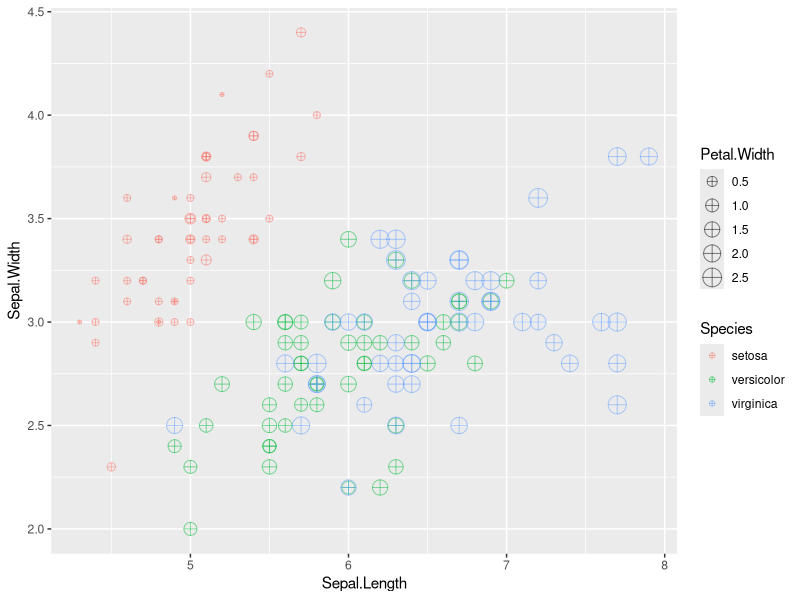

This figure's R source: (Note: this script raises an error after producing the figure.)
# Postwork Sesión 2.

#### Objetivo

"- Conocer algunas de las bases de datos disponibles en `R`
- Observar algunas características y manipular los DataFrames con `dplyr`
- Realizar visualizaciones con `ggplot`
#### Requisitos

1. Tener instalado R y RStudio
2. Haber realizado el prework y estudiado los ejemplos de la sesión."

#### Desarrollo

"1) Inspecciona el DataSet iris disponible directamente en la librería de ggplot. 
Identifica las variables que contiene y su tipo, asegúrate de que no hayan datos faltantes y 
que los datos se encuentran listos para usarse."
data("iris")
iris
str(iris)
View(iris)
iris.clean <- na.omit(iris)
str(iris.clean)

"2) Crea una gráfica de puntos que contenga `Sepal.Lenght` en el eje horizontal, 
`Sepal.Width` en el eje vertical, que identifique `Species` por color y que el tamaño 
de la figura está representado por `Petal.Width`. 
Asegúrate de que la geometría contenga `shape = 10` y `alpha = 0.5`."
library(ggplot2)
GP1 <- ggplot(iris.clean, aes(x=Sepal.Length, y=Sepal.Width, color = Species, size = Petal.Width)) + 
  geom_point(shape = 10, alpha = 0.5)
GP1

"3) Crea una tabla llamada `iris_mean` que contenga el promedio de todas las variables 
agrupadas por `Species`."
iris_mean <- iris.clean %>% group_by(Species) %>% summarize_all(mean)
View(iris_mean)

"4) Con esta tabla, agrega a tu gráfica anterior otra geometría de puntos para agregar 
los promedios en la visualización. Asegúrate que el primer argumento de la geometría 
sea el nombre de tu tabla y que los parámetros sean `shape = 23`, `size = 4`, 
`fill = 'black'` y `stroke = 2`. También agrega etiquetas, temas y los cambios 
necesarios para mejorar tu visualización."

GP4 <- GP1 + geom_point(data = iris_mean, shape = 23, size = 4, fill = "black", stroke = 2) +
  labs(title = "Tamaño de Sépalo Iris",
       x = "Largo de Sépalo",
       y = "Ancho de Sépalo") + 
  scale_size("Ancho de Pétalo") +
  scale_color_discrete("Especies 
(Promedio de Tamaño Sépalo)") +
  theme_classic()
GP4